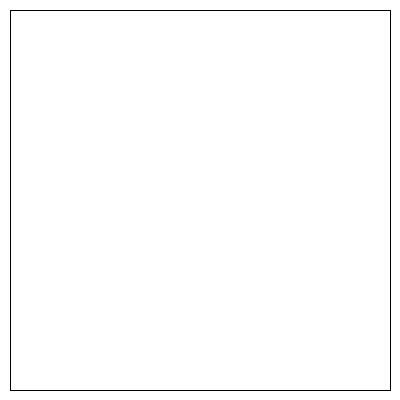
Frame 1 (no input)
Frame 60 (the mouse pressed at the canvas centre just before this capture): identical to frame 1, image omitted
Frame 120 (the mouse held since frame 60 and released just before this capture): identical to frame 1, image omitted

The Processing sketch that drew this single still picture (run headless with seeded random() and noise(); from frame 60 on, the mouse is pressed at the canvas centre):

// Processing sketch: processing_110145
// ── processing_110145.pde

void setup (){
  size (400,400);
  background (255);
rect (10,10,380,380);
}

void draw(){
}

void mouseClicked () {
  for (int i = 0; i < 300; i++) {
  float x= random(12,379);
  float y= random(12,379);
  fill(0);
  ellipse(x,y,2,2);
  }
 }

  void mousePressed (){
   fill(255);
 rect (10,10,380,380);
  }
